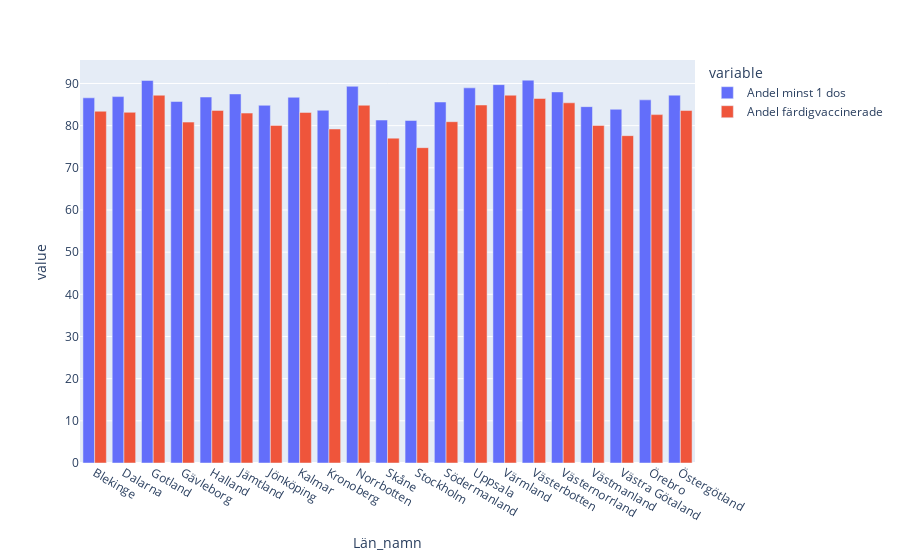

Notebook cell for this chart:
### Markdown cell above
### e) Rita stapeldiagram för andel med minst 1 dos per län och andel färdigvaccinerade per län

### Code cell
vaccinerade_län = vaccinerade_riket.groupby("Län_namn").sum()
vaccinerade_län.drop(["Län", "Kommun"], axis="columns", inplace=True)

vaccinerade_län["Andel minst 1 dos"] = vaccinerade_län["Antal minst 1 dos"] /  vaccinerade_län["Befolkning"] * 100
vaccinerade_län["Andel färdigvaccinerade"] = vaccinerade_län["Antal färdigvaccinerade"] /  vaccinerade_län["Befolkning"] * 100

fig = px.bar(vaccinerade_län, x=vaccinerade_län.index, y=["Andel minst 1 dos", "Andel färdigvaccinerade"], barmode='group')
fig.show()

### Figure 1 — Plotly figure (JSON) as saved in the notebook; plotly's stock layout.template omitted (floating-point values rounded to 4 significant figures)
{"data": [{"alignmentgroup": "True", "hovertemplate": "variable=Andel minst 1 dos<br>Län_namn=%{x}<br>value=%{y}<extra></extra>", "legendgroup": "Andel minst 1 dos", "marker": {"color": "#636efa", "pattern": {"shape": ""}}, "name": "Andel minst 1 dos", "offsetgroup": "Andel minst 1 dos", "orientation": "v", "showlegend": true, "textposition": "auto", "type": "bar", "x": ["Blekinge", "Dalarna", "Gotland", "Gävleborg", "Halland", "Jämtland", "Jönköping", "Kalmar", "Kronoberg", "Norrbotten", "Skåne", "Stockholm", "Södermanland", "Uppsala", "Värmland", "Västerbotten", "Västernorrland", "Västmanland", "Västra Götaland", "Örebro", "Östergötland"], "xaxis": "x", "y": [86.6, 86.89, 90.72, 85.72, 86.79, 87.52, 84.83, 86.73, 83.64, 89.33, 81.33, 81.22, 85.61, 88.96, 89.73, 90.79, 88.0, 84.51, 83.88, 86.11, 87.23], "yaxis": "y"}, {"alignmentgroup": "True", "hovertemplate": "variable=Andel färdigvaccinerade<br>Län_namn=%{x}<br>value=%{y}<extra></extra>", "legendgroup": "Andel färdigvaccinerade", "marker": {"color": "#EF553B", "pattern": {"shape": ""}}, "name": "Andel färdigvaccinerade", "offsetgroup": "Andel färdigvaccinerade", "orientation": "v", "showlegend": true, "textposition": "auto", "type": "bar", "x": ["Blekinge", "Dalarna", "Gotland", "Gävleborg", "Halland", "Jämtland", "Jönköping", "Kalmar", "Kronoberg", "Norrbotten", "Skåne", "Stockholm", "Södermanland", "Uppsala", "Värmland", "Västerbotten", "Västernorrland", "Västmanland", "Västra Götaland", "Örebro", "Östergötland"], "xaxis": "x", "y": [83.42, 83.16, 87.21, 80.84, 83.61, 82.98, 80.06, 83.14, 79.21, 84.84, 77.04, 74.78, 80.94, 84.89, 87.22, 86.44, 85.42, 80.04, 77.63, 82.62, 83.59], "yaxis": "y"}], "layout": {"barmode": "group", "legend": {"title": {"text": "variable"}, "tracegroupgap": 0}, "margin": {"t": 60}, "xaxis": {"anchor": "y", "domain": [0, 1], "title": {"text": "Län_namn"}}, "yaxis": {"anchor": "x", "domain": [0, 1], "title": {"text": "value"}}}}
